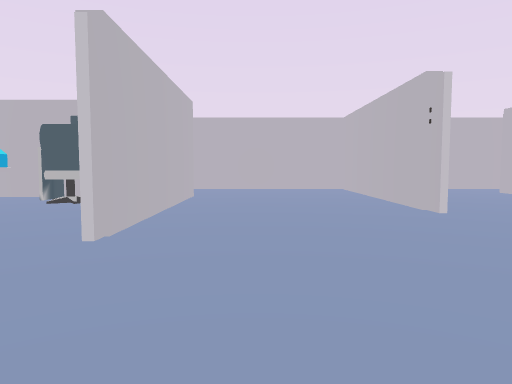
View 1 (above)

19 first-person views from a walk through a Unity game level. The camera is 1.4 m above the floor, tilts 4° down and sees 70° across. The floor is counted in squares, 2 m on a side. Each view is taken from the middle of a square. On the plan, view 1 faces up. The plan holds only what a view shows up to about 11 squares ahead; the rest is blank. The player character is not drawn.

View 2
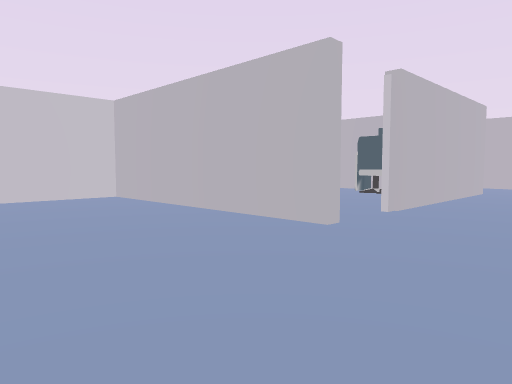

View 3
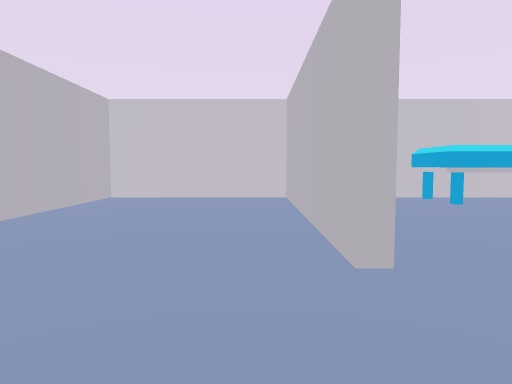

View 4
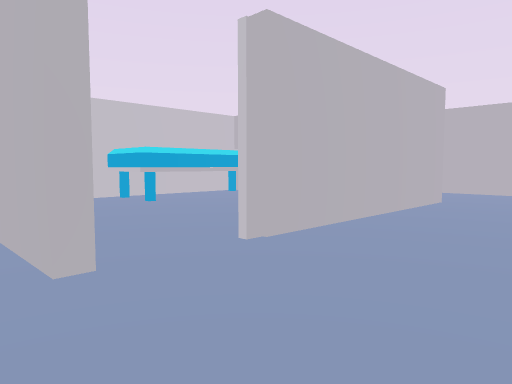

View 5
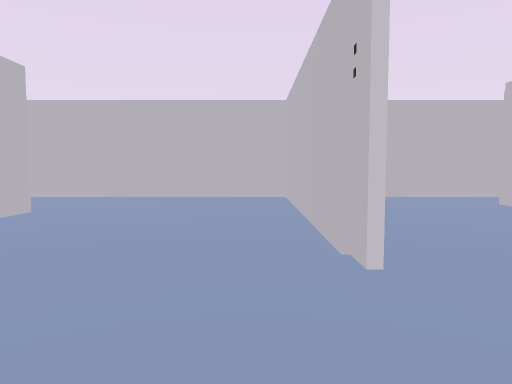

View 6
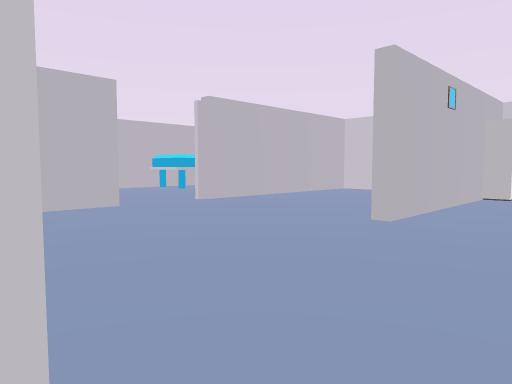

View 7
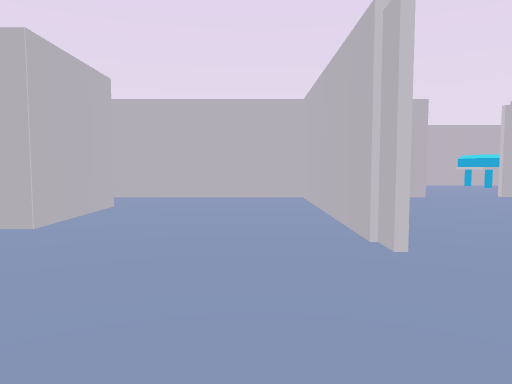

View 8
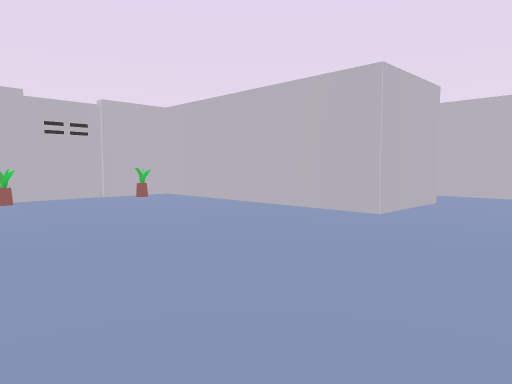

View 9
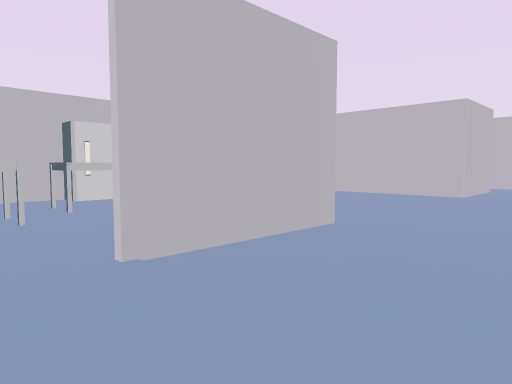

View 10
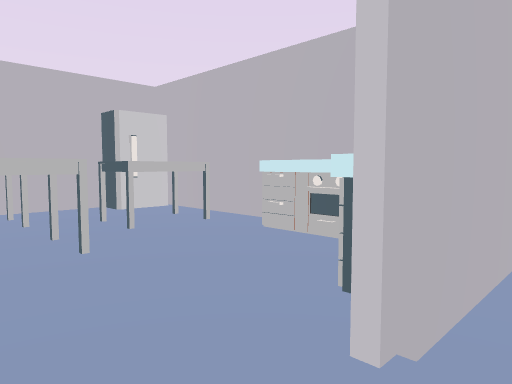

View 11
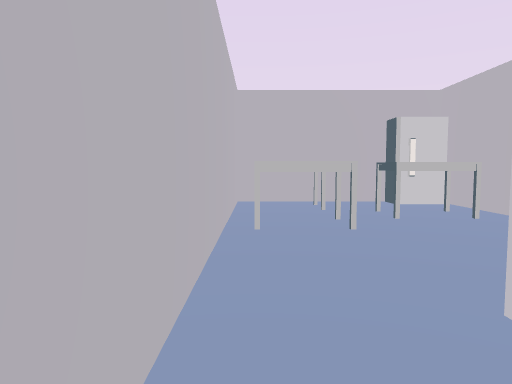

View 12
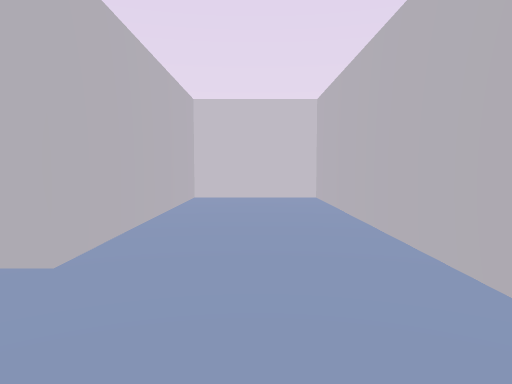

View 13
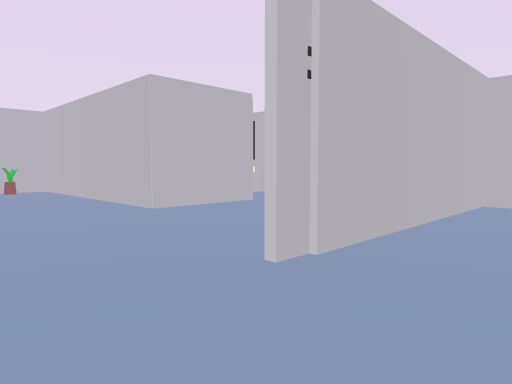

View 14
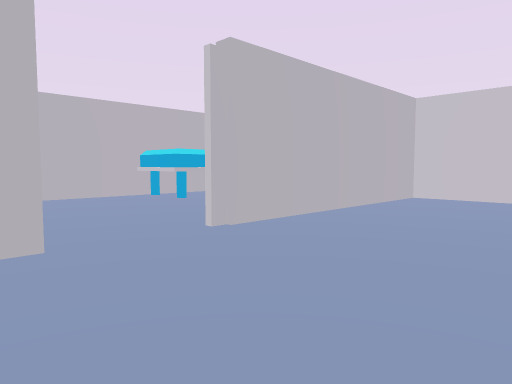

View 15
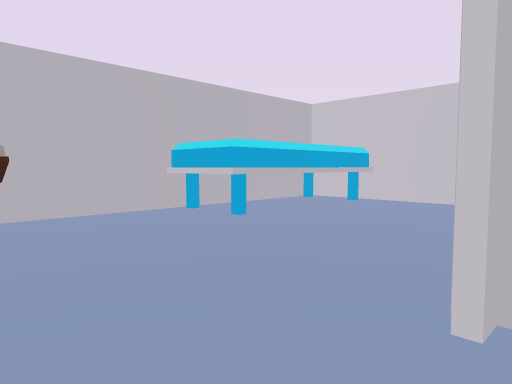

View 16
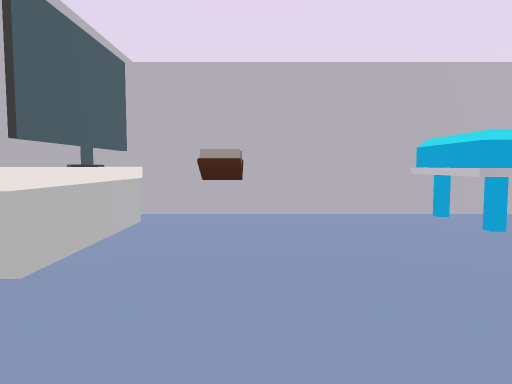

View 17
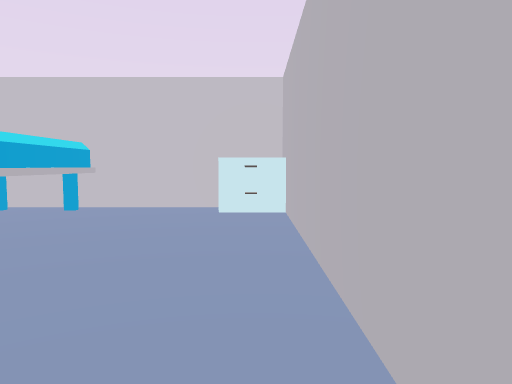

View 18
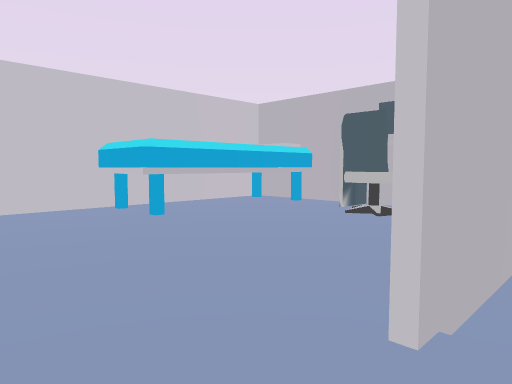

View 19
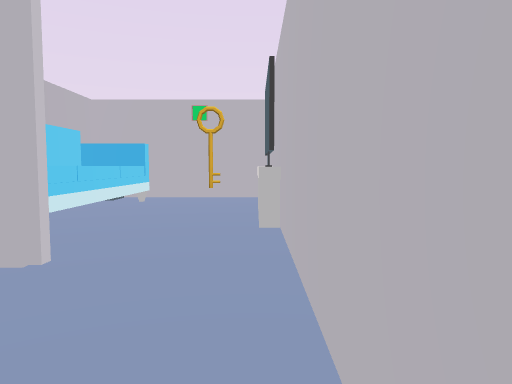

### Floor plan
Points are (right, up) in squares from view 1. A wall is a line through its corners. A room is listed if a view was taken in it or the views show most of it. See-through windows are left out.
Room 1 (views 1, 2, 3, 4, 5, 12, 13, 14, 15, 16, 18)
walls: (-1.4, 1.7) (-7.3, 1.7) (-7.3, -2.2); (2.7, 5.4) (2.7, 11.4) (-2.5, 11.4); (0.1, -2.3) (2.7, -2.3) (2.7, 3.1); (-2.5, 8.6) (-1.5, 8.6) (-1.5, 3.4); (-6.5, -2.3) (-1.6, -2.3)
ways out: opening at (3, 4.5) to room 2; opening at (-7, -2.5) to room 3; opening at (-0.5, -2.5) to room 3; opening at (-1.5, 10.5) to room 4; opening at (-1, 3) to room 4
objects: other object (-7, -3); other object (-6, 2)
Room 2 (views 6, 7, 8, 9, 10, 11, 19)
walls: (6.5, 8.5) (6.5, 9.9); (9.4, 7.4) (12, 7.4); (2.9, 3.1) (2.9, -2.3) (7.6, -2.3); (8.4, 11.4) (4.9, 11.4); (12.3, 8.5) (12.3, 11.4); (6.5, -0.5) (6.5, 1.9) (12.3, 1.9) (12.3, 5.4)
ways out: opening at (3, 4.5) to room 1; opening at (7, -1)
objects: other object (7, 8) to (9, 8); other object (9, 10) to (10, 11); other object (10, 8) to (11, 9); other object (11, 10) to (11, 11); other object (12, 3); other object (12, 6); other object (12, 8)
Room 3 (view 17)
walls: (-3.5, -7.4) (0.8, -7.4) (0.8, -5.9); (-1.6, -2.5) (-6.4, -2.5); (0.8, -5.8) (0.8, -4.5); (0.5, -6.8) (0.5, -4.1); (-7.3, -3.6) (-7.3, -5.2)
ways out: opening at (-7, -2.5) to room 1; opening at (-0.5, -2.5) to room 1
objects: other object (-7, -7) to (-4, -6)
Room 4 (no view inside)
walls: (-4.9, 8.3) (-5.5, 8.3); (-5.5, 8.6) (-2.5, 8.6); (-7.3, 4.2) (-7.3, 3); (-5.5, 1.9) (-1.4, 1.9); (-2.5, 11.4) (-5.5, 11.4)
ways out: opening at (-1.5, 10.5) to room 1; opening at (-1, 3) to room 1; opening at (-6.5, 8.5) to room 5; opening at (-4.5, 10.5) to room 5
objects: other object (-7, 5) to (-6, 8); other object (-4, 7); other object (-4, 8) to (-3, 8)
Room 5 (no view inside)
walls: (-5.5, 11.4) (-7.3, 11.4) (-7.3, 8.8)
ways out: opening at (-6.5, 8.5) to room 4; opening at (-4.5, 10.5) to room 4

Where each view was taken, in squares from view 1:
view 1: 0 up, 0 right, facing up
view 2: 2 down, 1 right, facing up-left
view 3: 1 up, 1 right, facing left
view 4: 1 up, 1 right, facing up-left
view 5: 3 up, 2 right, facing up
view 6: 4 up, 3 right, facing down-left
view 7: 6 up, 4 right, facing down
view 8: 7 up, 4 right, facing down-right
view 9: 11 up, 4 right, facing down-right
view 10: 11 up, 6 right, facing down-right
view 11: 11 up, 5 right, facing right
view 12: 10 up, 1 right, facing left
view 13: 5 up, 1 right, facing down-right
view 14: 1 up, 1 right, facing down-left
view 15: 2 down, 0 right, facing down-left
view 16: 2 down, 1 left, facing down
view 17: 3 down, 1 left, facing left
view 18: 2 up, 1 left, facing up-left
view 19: 2 down, 4 right, facing right
